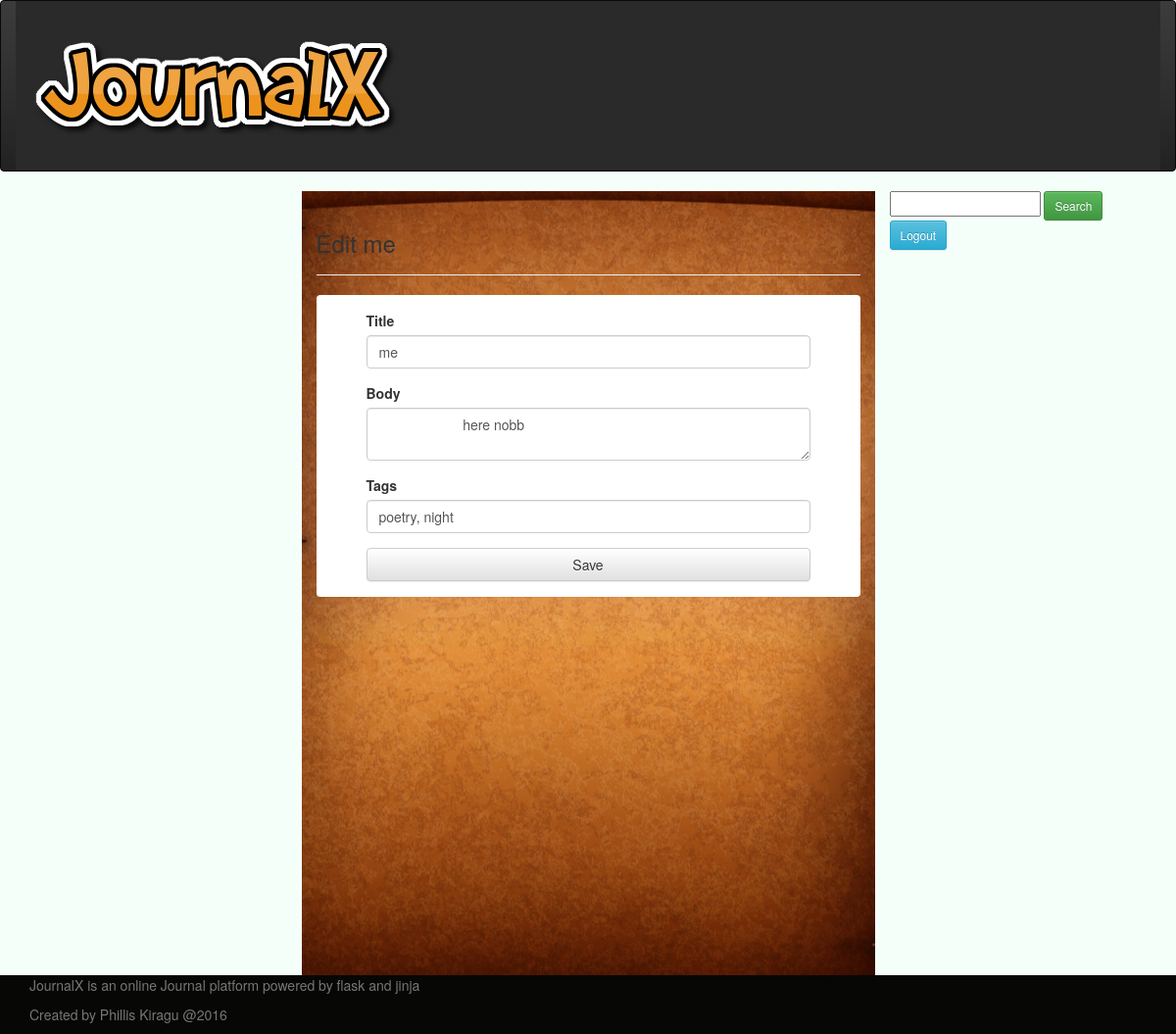
The app's page /edit/7 (signed in) with its own data.
### app/mod_main/models.py (models this page shows, shortened)
class Base(db.Model):
    __abstract__ = True
    date_created = db.Column(db.DateTime,  default=db.func.current_timestamp())
    date_modified = db.Column(db.DateTime,  default=db.func.current_timestamp(), onupdate=db.func.current_timestamp())

class Journal(Base):
    __tablename__ = 'journal'
    __searchable__ = ['body', 'title', 'tags']
    id = db.Column(db.Integer, primary_key=True)
    title = db.Column(db.String(200), nullable=False)
    body = db.Column(db.String(1000), nullable=False)
    tags = db.Column(db.String(50),  db.ForeignKey('tags.tagname'), nullable=True)
    user_id = db.Column(db.Integer, db.ForeignKey('user.id'))
    user = db.relationship('User')

### app/mod_main/controllers.py (the view, shortened to what this page needs)
@mod_main.route('/edit/<int:id>', methods=['GET', 'POST'])
@login_required
def update_entry(id):
    journal_entry = Journal.query.get_or_404(id)
    if current_user.id != journal_entry.user_id:
        abort(403)
    form = JournalEntryForm(obj=journal_entry)
    return render_template('main/edit.html', form=form)

### app/mod_main/forms.py
class SearchForm(Form):
    search = StringField('search', validators=[DataRequired()])

class JournalEntryForm(Form):
    title = StringField("Title",  [DataRequired(message='Please enter the title to continue.')])
    body = TextAreaField("Body")
    tags = StringField("Tags")
    submit = SubmitField("Save")
    def __init__(self, *args, **kwargs):
        Form.__init__(self, *args, **kwargs)

### app/mod_auth/controllers.py (called while the page is built)
@lm.user_loader
def load_user(id):
    return User.query.get(int(id))

@app.before_request
def before_request():
    g.user = current_user
    if g.user.is_authenticated:
        g.search_form = SearchForm()

### app/mod_main/models.py (called while the page is built)
    @property
    def is_authenticated(self):
        return True

### app/templates/main/edit.html
{% extends "main/base.html" %}
{% import "bootstrap/wtf.html" as wtf %}
{% block content %}
    <div class="row-fluid">
        <div class="col-lg-3">
        </div>
        <div id="center-side-id4" class="col-lg-6 center-side">
        <div class="page-header"><h3>Edit {{ form.title.data }}</h3></div>
            {% block center_content %}
                <div class="panel panel-body">
                    {{ wtf.quick_form(form) }}
                </div>
            {% endblock %}
        </div>
        <div class="col-lg-3">
            {% block right_content %}
                {{ super() }}
            {% endblock %}
        </div>
    </div>
{% endblock %}

### app/static/css/main.css (style rules this page uses)
body, html { height: 100%; background-size:cover; background-color: mintcream; }
.center-side { background-image: url("../media/background1.jpg"); background-attachment: fixed; background-position: center, center; height: 100vh; }
.center-side .panel { margin-top: 20px; padding-left: 50px; padding-right: 50px; height: 100%; }
#center-side-id4 .panel { height: auto; }
#submit { width: 100%; }

### records on screen
Journal: title.data "me", title "me", body "here nobb", tags "poetry, night"
